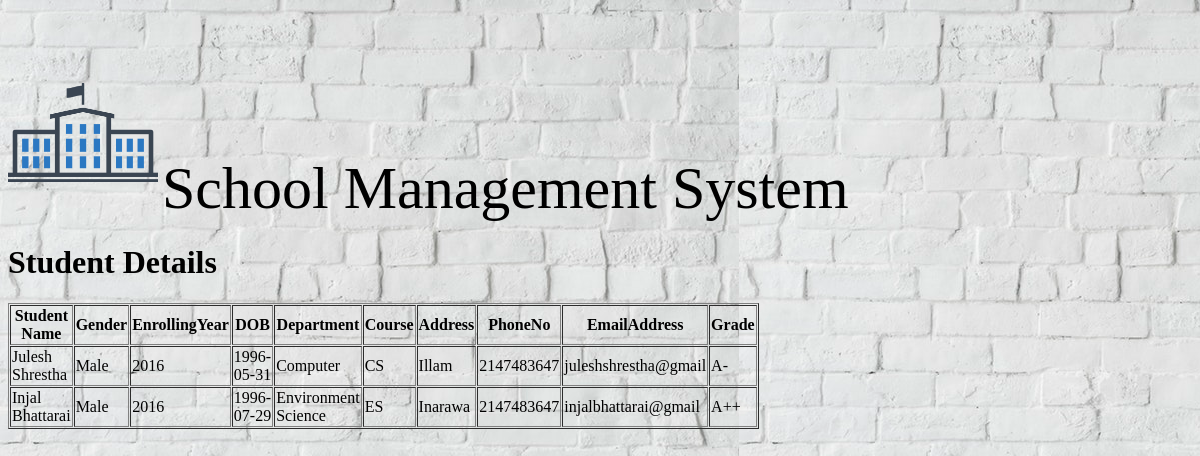
/studentDetails.php, run on the app's committed database.
### tables this page shows
CREATE TABLE `student` (
  `RegNo` int(11) NOT NULL,
  `Name` varchar(20) NOT NULL,
  `Address` varchar(20) NOT NULL,
  `Course` varchar(20) NOT NULL,
  `DOB` date NOT NULL,
  `PhoneNo` int(11) NOT NULL,
  `Gender` varchar(20) NOT NULL,
  `Grade` varchar(20) NOT NULL,
  `Department` varchar(20) NOT NULL,
  `EnrollingYear` int(11) NOT NULL,
  `EmailAddress` varchar(20) NOT NULL,
  `Fname` varchar(20) NOT NULL,
  `Lname` varchar(20) NOT NULL
);

### studentDetails.php (the view, shortened to what this page needs)
<?php
$con =mysqli_connect('127.0.0.1','root','');
mysqli_select_db($con,'studentregistration');
$sql="SELECT * From student";
$record=mysqli_query($con,$sql);
?>
<!DOCTYPE html>
<html>
<head>
	<link rel="stylesheet" type="text/css" href="style.css">
</head>
<body background="wall.jpg">
	<img src="logo.jpg" height="150" width="150" style="padding-top:50px;" alt="School Management System"/>
		<a style="font-size: 60px; padding-bottom:0px;">School Management System</a>
<h1>Student Details</h1>
<table width="600" border="1" cellpadding="1" cellspacing="1">
	<tr>
		<th>Student Name</th>
		<th>Gender</th>
		<th>EnrollingYear</th>
		<th>DOB</th>
		<th>Department</th>
		<th>Course</th>
		<th>Address</th>
		<th>PhoneNo</th>
		<th>EmailAddress</th>
		<th>Grade</th>
	</tr>
<?php
	while ($student=mysqli_fetch_assoc($record)) {
		echo "<tr>";
		echo "<td>".$student['Name']."</td>";
		echo "<td>".$student['Gender']."</td>";
		echo "<td>".$student['EnrollingYear']."</td>";
		echo "<td>".$student['DOB']."</td>";
		echo "<td>".$student['Department']."</td>";
		echo "<td>".$student['Course']."</td>";
		echo "<td>".$student['Address']."</td>";
		echo "<td>".$student['PhoneNo']."</td>";
		echo "<td>".$student['EmailAddress']."</td>";
		echo "<td>".$student['Grade']."</td>";
		echo "</tr>";
	}
?>
</table>
</body>
</html>

### data on the page
student: Name "Julesh Shrestha", Gender "Male", EnrollingYear "2016", DOB "1996-05-31", Department "Computer", Course "CS", Address "Illam", PhoneNo "2147483647", EmailAddress "juleshshrestha@gmail", Grade "A-"
student: Name "Injal Bhattarai", Gender "Male", EnrollingYear "2016", DOB "1996-07-29", Department "Environment Science", Course "ES", Address "Inarawa", PhoneNo "2147483647", EmailAddress "injalbhattarai@gmail", Grade "A++"
